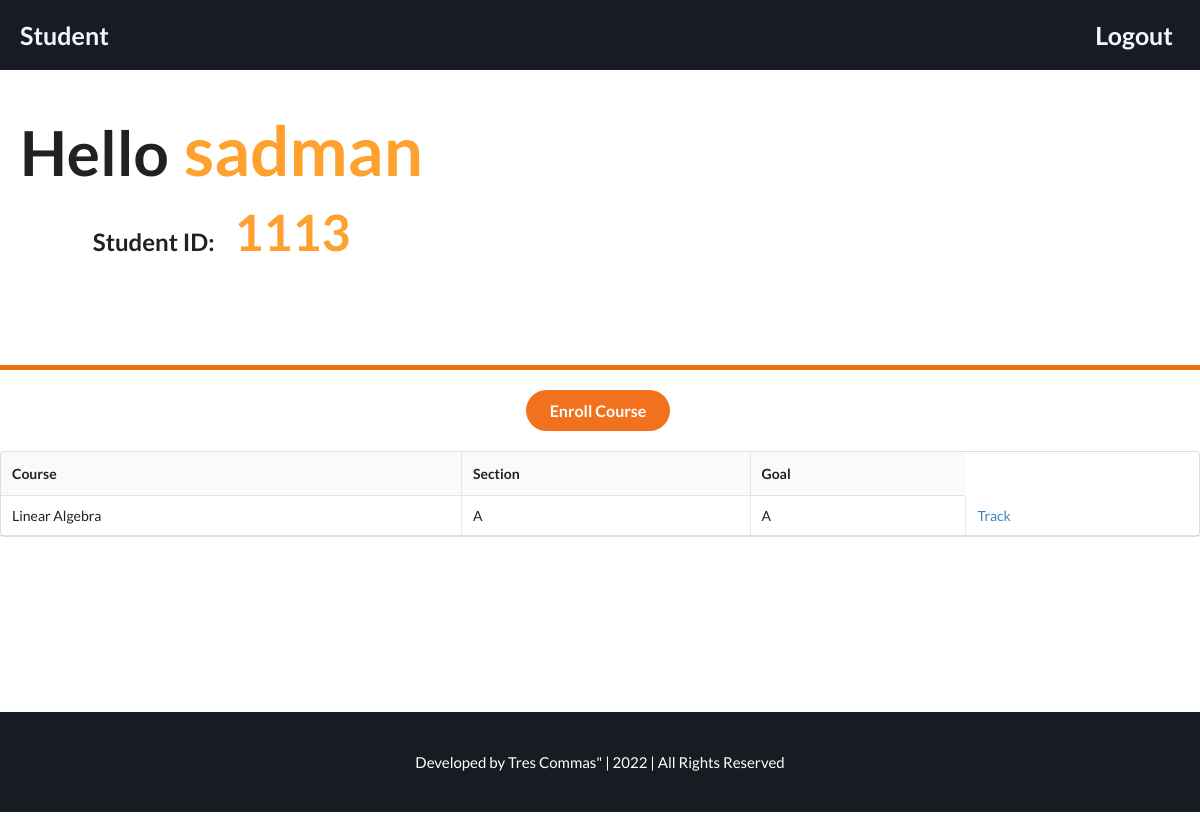
Page /home.php (signed in) on the committed database.
### tables this page shows
CREATE TABLE `course` (
  `c_name` varchar(255) DEFAULT NULL,
  `section` varchar(1) DEFAULT NULL,
  `sec_id` varchar(15) DEFAULT NULL,
  `student_id` int(9) DEFAULT NULL,
  `teacher_id` int(9) DEFAULT NULL,
  `goal` varchar(1) DEFAULT NULL
);

### home.php (the view, shortened to what this page needs)
<?php
include "db_connect.php";
$id=$_SESSION['student_id'];
$query="SELECT * from course where student_id = '$id' ";
$result=mysqli_query($conn,$query);
if (isset($_SESSION['student_id']) && isset($_SESSION['s_name'])) {
 ?>
<!DOCTYPE html>
<html>
     <head>
     <link rel="stylesheet" href="home.css">
     <link href="https://cdn.jsdelivr.net/npm/bootstrap@5.1.1/dist/css/bootstrap.min.css" rel="stylesheet">
    <link rel="stylesheet" href="https://cdnjs.cloudflare.com/ajax/libs/semantic-ui/2.4.1/semantic.min.css">
     </head>
<body>
<nav class="navbar  navbar-expand-lg" id="itemstyle">
        <a class="navbar-brand" id="logoutstyle"s href="#">Student</a>
        <div class="collapse navbar-collapse" id="navbarToggleExternalContent">
          <ul class="navbar-nav ms-auto">
            <li class="nav-item">
              <a class="nav-link" id="logoutstyle" href = 'logout.php'>Logout</a>
            </li>
          </ul>
        </div>
      </nav>
<div class="pagebody">
        <div class="hmid">
            <div class="hmid_top" id="hmid_top">
               <div class="hmid_top-l">
                    <h1 class="welcome1">
                       Hello<span class="spanw"><st><?php
                        echo $_SESSION['s_name'];
                       ?></st></span><br>
                       </h1>
                       <h2>Student ID: <span class="spanw2"><?php
                        echo $_SESSION['student_id'];
                       ?></span>
                       </h2>
               </div>
               <div class="hmid_top-r">
               </div>
            </div>
            <br>
            <div class="c1">
                        <button class="ui orange button large" id="buttonbox" onclick="window.location.href = 's_allcourses.php';">Enroll Course</button>
            </div>
            <br>
            <div class="hmid_bot">
                <table class="ui celled table">
                    <thead>
                        <tr><th>Course</th>
                        <th>Section</th>
                        <th>Goal</th>
                    </tr></thead>
                    <tbody>
                    <?php
                            while($info=$result->fetch_assoc())
                            {
                                ?>
                                <tr>
                                <?php
                                echo"<td>{$info['c_name']}</td>";
                                echo"<td>{$info['section']}</td>";
                                echo"<td>{$info['goal']}</td>";
                                echo"<td><a href='track.php?cn={$info['c_name']}'>Track</a> </td>";
                                ?>
                                </tr>
                            <?php
                            }
                            ?>
                    </tbody>
                </table>
            </div>
        </div>
        <footer class="footer">
        <span id="fspan1">Developed by </span><span id="fspan2">Tres Commas"</span>  | 2022 | <span id="fspan1">All Rights Reserved</span>
    </footer>
</div>
</body>
</html>
<?php
}
else{
     header("Location: welcome.php");
     exit();
}
 ?>

### home.css (style rules this page uses)
* { margin: 0; padding: 0; }
#itemstyle { background-color:rgb(22,28,33); height: 70px; }
#logoutstyle { font-weight: bold; font-size: 25px; color: aliceblue; transition-duration: 0.2s; margin: 0 20px; }
.hmid { background-color:rgb(255, 255, 255); width:100%; flex-grow: 0.75; display: flex; flex-direction: column; }
.hmid_top { display: flex; width:100%; height:300px; display: flex; flex-direction: row; border-bottom: 5px solid rgb(233, 117, 9); }
#hmid_top { padding-left: 20px !important; padding-top: 40px; }
.hmid_top-r { flex-grow: 2; }
.welcome1 { font-size:62px; }
.spanw { color:rgb(255, 161, 47); font-size:69px; }
.spanw2 { color:rgb(255, 161, 47); font-size:50px; }
span { margin: 15px; }
#buttonbox { border-radius: 25px; }
.c1 { display: flex; justify-content: center; }
.footer { color:#fff; font-size: 15px; text-align: center; width:100%; height:100px; padding-top: 40px; background-color:rgb(22,28,33); }
#fspan1 { margin: 0; color: white; }
#fspan2 { margin: 0; }
.pagebody { text-align: center; display: flex; flex-direction: column; min-height: 100vh; }

### rows in the picture
course: c_name "Linear Algebra", section "A", goal "A"

### other values in the picture
$_SESSION['s_name'] "sadman"
$_SESSION['student_id'] "1113"
